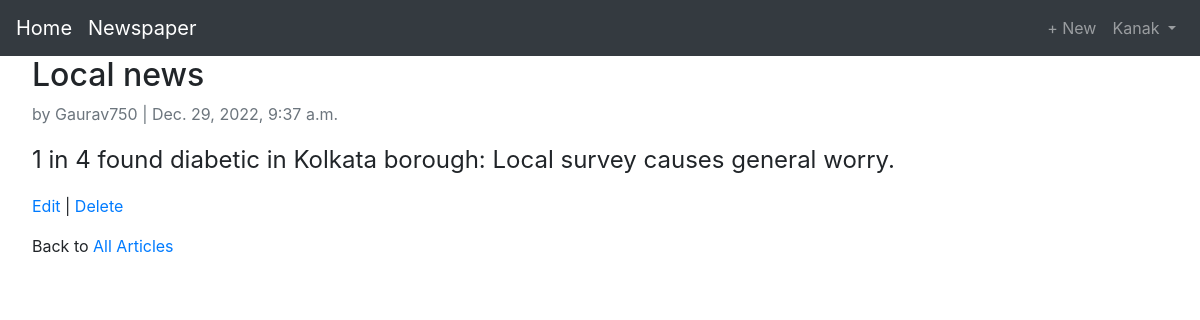
Screenshot of /articles/1/ (signed in) with the database file from the repository.
### accounts/models.py (models this page shows)
class CustomUser(AbstractUser):
    age = models.PositiveIntegerField(null=True, blank=True)

### articles/models.py (models this page shows, shortened)
class Article(models.Model):
    title = models.CharField(max_length=255)
    body = models.TextField()
    date = models.DateTimeField(auto_now_add=True)
    author = models.ForeignKey(get_user_model(), on_delete=models.CASCADE)

### articles/views.py (the view)
# urls.py: path('<int:pk>/', ArticleDetailView.as_view(), name='article_detail'),
class ArticleDetailView(DetailView):
    model = Article
    template_name = 'article_detail.html'

### templates/article_detail.html
{% extends 'base.html' %} {% block content %}
<div class="article-entry">
  <h2>{{object.title}}</h2>
  <p class="text-muted">by {{object.author}} | {{object.date}}</p>
  <p style="font-size: 1.5rem">{{object.body}}</p>
</div>
<p>
  <a href="{% url 'article_edit' article.pk %}">Edit</a> |
  <a href="{% url 'article_delete' article.pk %}">Delete</a>
</p>
<p>Back to <a href="{% url 'article_list' %}">All Articles</a></p>
{% endblock content %}

### templates/base.html (shortened to what this page needs)
<!DOCTYPE html>
<html lang="en">
  <head>
    <link
      rel="stylesheet"
      href="https://cdn.jsdelivr.net/npm/bootstrap@4.5.3/dist/css/bootstrap.min.css"
    />
  </head>
  <body>
    <nav class="navbar navbar-expand-lg navbar-dark bg-dark">
      <a class="navbar-brand" href="{% url 'home' %}">Home</a>
      <a class="navbar-brand" href="{% url 'article_list' %}">Newspaper</a>
      <div class="collapse navbar-collapse" id="navbarSupportedContent">
        {% if user.is_authenticated %}
        <ul class="navbar-nav ml-auto">
          <li class="nav-item">
            <a class="nav-link" href="{% url 'article_new' %}">+ New </a>
          </li>
          <li class="nav-item">
            <a
              class="nav-link dropdown-toggle"
              href="#"
              id="navbarDropdown"
              role="button"
              data-toggle="dropdown"
              aria-haspopup="true"
              aria-expanded="false"
            >
              {{ user.username }}
            </a>
          </li>
        </ul>
        {% endif %}
      </div>
    </nav>
    <main>
      <div style="margin: 0 2rem">
        {% block content %}{% endblock content %}
      </div>
    </main>
  </body>
</html>

### rows the page displays
CustomUser: username "Kanak"
Article: title "Local news", author "Gaurav750", date "Dec. 29, 2022, 9:37 a.m.", body "1 in 4 found diabetic in Kolkata borough: Local survey causes general worry."
